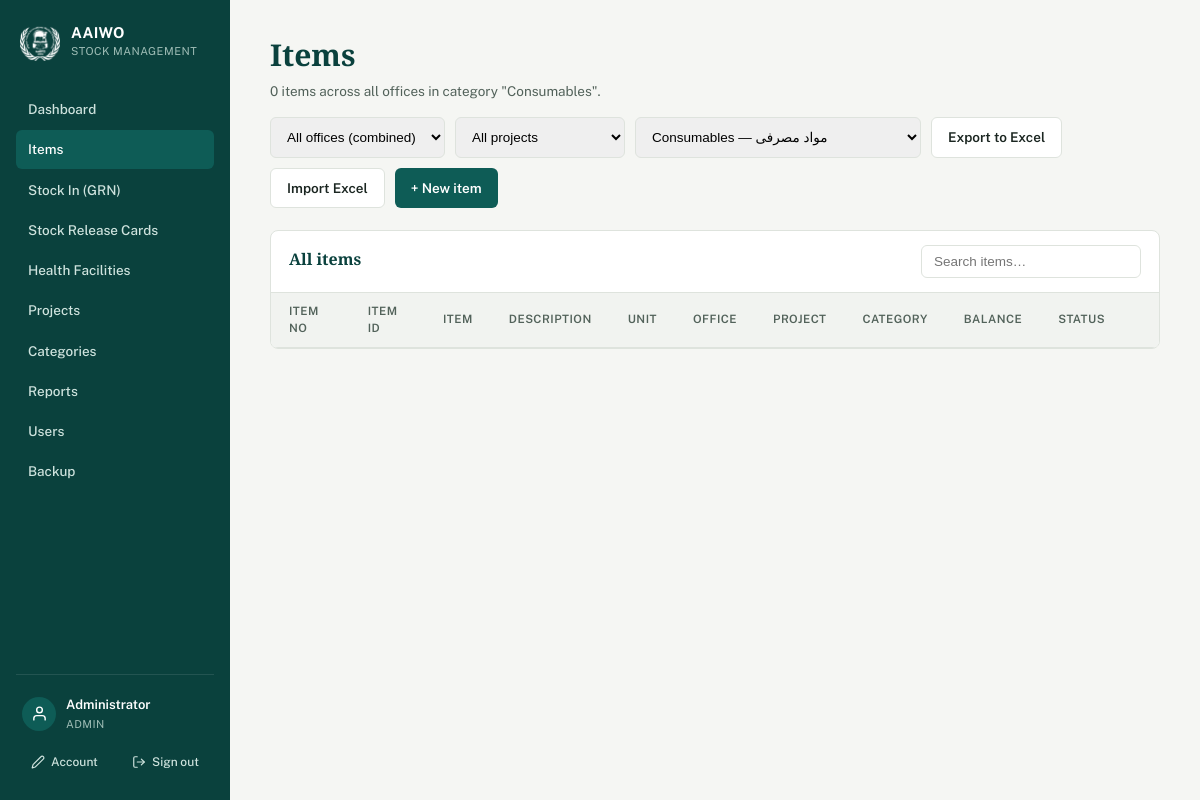
The app's page /items?category=1 (signed in) with its own data.
### tables this page shows
CREATE TABLE Users (
            UserID INTEGER PRIMARY KEY AUTOINCREMENT,
            Username TEXT NOT NULL UNIQUE,
            PasswordHash TEXT NOT NULL,
            FullName TEXT,
            Role TEXT NOT NULL DEFAULT 'staff',
            Active INTEGER NOT NULL DEFAULT 1,
            MustChangePassword INTEGER NOT NULL DEFAULT 0,
            CreatedAt TEXT NOT NULL DEFAULT (datetime('now'))
        , FailedLoginAttempts INTEGER NOT NULL DEFAULT 0, LockedUntil TEXT, Office TEXT);

CREATE TABLE ItemCategories (
        CategoryID INTEGER PRIMARY KEY AUTOINCREMENT,
        CategoryName TEXT NOT NULL,
        CategoryNameLocal TEXT,
        CreatedAt TEXT
    );

### config/db.php (called while the page is built, shortened)
<?php
function db_file_path(): string {
    return __DIR__ . '/../data/stock_management.sqlite';
}
function db(): PDO {
    static $pdo = null;
    if ($pdo === null) {
        $path = db_file_path();
        $pdo = new PDO('sqlite:' . $path);
        $pdo->setAttribute(PDO::ATTR_ERRMODE, PDO::ERRMODE_EXCEPTION);
        $pdo->setAttribute(PDO::ATTR_DEFAULT_FETCH_MODE, PDO::FETCH_ASSOC);
        $pdo->exec('PRAGMA foreign_keys = ON');
        stockapp_migrate($pdo);
    }
    return $pdo;
}
function stockapp_migrate(PDO $pdo): void {
    $pdo->exec("
        CREATE TABLE IF NOT EXISTS Users (
            UserID INTEGER PRIMARY KEY AUTOINCREMENT,
            Username TEXT NOT NULL UNIQUE COLLATE NOCASE,
            PasswordHash TEXT NOT NULL,
            FullName TEXT,
            Role TEXT NOT NULL DEFAULT 'staff',
            Active INTEGER NOT NULL DEFAULT 1,
            MustChangePassword INTEGER NOT NULL DEFAULT 0,
            CreatedAt TEXT NOT NULL DEFAULT (datetime('now'))
        )
    ");
    $auditCols = [
        'CreatedByUserID' => 'INTEGER',
        'UpdatedByUserID' => 'INTEGER',
        'CreatedAt' => 'TEXT',
        'UpdatedAt' => 'TEXT',
        'GroupName' => 'TEXT',
    ];
    foreach (['StockReceipts', 'StockReleases'] as $table) {
        $existing = array_column($pdo->query('PRAGMA table_info(' . $table . ')')->fetchAll(), 'name');
    }
    $stockReleasesExists = (bool)$pdo->query("SELECT name FROM sqlite_master WHERE type='table' AND name='StockReleases'")->fetchColumn();
    if ($stockReleasesExists) {
        $existingReleaseCols = array_column($pdo->query('PRAGMA table_info(StockReleases)')->fetchAll(), 'name');
    }
    $pdo->exec('CREATE TABLE IF NOT EXISTS Projects (
        ProjectID INTEGER PRIMARY KEY AUTOINCREMENT,
        ProjectName TEXT NOT NULL,
        Description TEXT,
        CreatedByUserID INTEGER,
        CreatedAt TEXT,
        UpdatedByUserID INTEGER,
        UpdatedAt TEXT
    )');
    foreach (['Items', 'StockReceipts', 'StockReleases'] as $projectTable) {
        $existingCols = array_column($pdo->query('PRAGMA table_info(' . $projectTable . ')')->fetchAll(), 'name');
    }
    $categoriesExisted = (bool)$pdo->query("SELECT name FROM sqlite_master WHERE type='table' AND name='ItemCategories'")->fetchColumn();
    $pdo->exec('CREATE TABLE IF NOT EXISTS ItemCategories (
        CategoryID INTEGER PRIMARY KEY AUTOINCREMENT,
        CategoryName TEXT NOT NULL,
        CategoryNameLocal TEXT,
        CreatedAt TEXT
    )');
    $existingItemCols = array_column($pdo->query('PRAGMA table_info(Items)')->fetchAll(), 'name');
    $existingUserCols = array_column($pdo->query('PRAGMA table_info(Users)')->fetchAll(), 'name');
    foreach (['Items', 'HealthFacilities', 'StockReceipts', 'StockReleases'] as $table) {
        $tableExists = (bool)$pdo->query("SELECT name FROM sqlite_master WHERE type='table' AND name='$table'")->fetchColumn();
        $cols = array_column($pdo->query('PRAGMA table_info(' . $table . ')')->fetchAll(), 'name');
    }
    $hfTableExists = (bool)$pdo->query("SELECT name FROM sqlite_master WHERE type='table' AND name='HealthFacilities'")->fetchColumn();
    if ($hfTableExists) {
        $existingHfCols = array_column($pdo->query('PRAGMA table_info(HealthFacilities)')->fetchAll(), 'name');
    }
    $itemsTableExists = (bool)$pdo->query("SELECT name FROM sqlite_master WHERE type='table' AND name='Items'")->fetchColumn();
    if ($itemsTableExists) {
        $existingItemCols = array_column($pdo->query('PRAGMA table_info(Items)')->fetchAll(), 'name');
    }
    $userCount = (int)$pdo->query('SELECT COUNT(*) FROM Users')->fetchColumn();
}

### includes/functions.php (the view, shortened to what this page needs)
<?php
require_once __DIR__ . '/../config/db.php';
function h(?string $s): string {
    return htmlspecialchars($s ?? '', ENT_QUOTES, 'UTF-8');
}
function current_user(): ?array {
    return $_SESSION['user_full'] ?? null;
}
function require_login(): void {
    $stmt = db()->prepare('SELECT * FROM Users WHERE UserID = ?');
    $stmt->execute([$_SESSION['user']['UserID']]);
}
function is_admin(): bool {
    return (current_user()['Role'] ?? '') === 'admin';
}
function office_options(): array {
    return ['provincial' => 'Provincial Office', 'main' => 'Main Office'];
}
function office_scope(): ?string {
    if (is_admin()) {
        $requested = $_GET['office'] ?? $_POST['office'] ?? '';
        return array_key_exists($requested, office_options()) ? $requested : null;
    }
    $mine = current_user()['Office'] ?? null;
    return $mine !== null && array_key_exists($mine, office_options()) ? $mine : '__unassigned__';
}
function project_scope() {
    $raw = trim((string)($_GET['project'] ?? $_POST['project'] ?? ''));
    return '__all__';
}
function project_condition(string $column, $project): array {
    return ['', []];
}
function all_projects(): array {
    return db()->query('SELECT * FROM Projects ORDER BY ProjectName')->fetchAll();
}
function project_options_html($selected, bool $includeAll = false): string {
    $selected = (string)$selected;
    $out = '';
    if ($includeAll) {
        $out .= '<option value=""' . ($selected === '' ? ' selected' : '') . '>All projects</option>';
    }
    $out .= '<option value="none"' . ($selected === 'none' ? ' selected' : '') . '>No project</option>';
    foreach (all_projects() as $p) {
        $val = (string)(int)$p['ProjectID'];
        $out .= '<option value="' . $val . '"' . ($selected === $val ? ' selected' : '') . '>'
              . h($p['ProjectName']) . '</option>';
    }
    return $out;
}
function category_scope() {
    $raw = trim((string)($_GET['category'] ?? $_POST['category'] ?? ''));
    if ($raw !== '' && ctype_digit($raw)) return (int)$raw;
    return '__all__';
}
function category_condition(string $column, $category): array {
    if ($category !== '__all__' && ctype_digit((string)$category)) {
        return [" AND $column = " . (int)$category, []];
    }
    return ['', []];
}
function all_categories(): array {
    return db()->query('SELECT * FROM ItemCategories ORDER BY CategoryName')->fetchAll();
}
function category_name(?int $id): string {
    $stmt = db()->prepare('SELECT CategoryName FROM ItemCategories WHERE CategoryID = ?');
    $stmt->execute([$id]);
    return (string)($stmt->fetchColumn() ?: '');
}
function category_options_html($selected, bool $includeAll = false): string {
    $selected = (string)$selected;
    $out = '';
    if ($includeAll) {
        $out .= '<option value=""' . ($selected === '' ? ' selected' : '') . '>All categories</option>';
    }
    $out .= '<option value="none"' . ($selected === 'none' ? ' selected' : '') . '>No category</option>';
    foreach (all_categories() as $c) {
        $val = (string)(int)$c['CategoryID'];
        $out .= '<option value="' . $val . '"' . ($selected === $val ? ' selected' : '') . '>'
              . h($c['CategoryName'])
              . ($c['CategoryNameLocal'] ? ' — ' . h($c['CategoryNameLocal']) : '')
              . '</option>';
    }
    return $out;
}

### includes/header.php (shortened to what this page needs)
<?php
require_once __DIR__ . '/functions.php';
$me = current_user();
$current = basename($_SERVER['SCRIPT_NAME']);
$importType = $_GET['type'] ?? ($_POST['import_type'] ?? '');
$isImportGrn = ($current === 'import.php' && $importType !== 'card');
$isImportCard = ($current === 'import.php' && $importType === 'card');
?>
<!DOCTYPE html>
<html lang="en">
<head>
<?php
$cssPath = __DIR__ . '/../assets/style.css';
$cssVer = is_file($cssPath) ? filemtime($cssPath) : 1;
?>
<link rel="stylesheet" href="<?= isset($assetPrefix) ? $assetPrefix : '' ?>assets/style.css?v=<?= $cssVer ?>">
</head>
<body>
<div class="shell">
  <aside class="sidebar">
    <div class="brand" title="Afghan Alfouz Innovational Welfare Organization">
      <img src="<?= isset($assetPrefix) ? $assetPrefix : '' ?>assets/logo-white.png" alt="AAIWO" class="brand-mark-logo">
      <div>
        <div class="brand-title">AAIWO</div>
        <div class="brand-sub">Stock Management</div>
      </div>
    </div>
    <nav>
      <a href="index" class="<?= $current==='index.php'?'active':'' ?>">Dashboard</a>
      <a href="items" class="<?= in_array($current, ['items.php','item_form.php','import_items.php','export_items.php'], true) ? 'active' : '' ?>">Items</a>
      <a href="receipts" class="<?= (in_array($current, ['receipts.php','receipt_form.php','receipt_view.php','export_excel.php'], true) || $isImportGrn) ? 'active' : '' ?>">Stock In (GRN)</a>
      <a href="releases" class="<?= (in_array($current, ['releases.php','release_form.php','release_view.php','export_excel.php'], true) || $isImportCard) ? 'active' : '' ?>">Stock Release Cards</a>
      <a href="health_facilities" class="<?= in_array($current, ['health_facilities.php','hf_form.php','import_hf.php','export_hf.php'], true) ? 'active' : '' ?>">Health Facilities</a>
      <?php if (($me['Role'] ?? '') === 'admin'): ?>
        <a href="projects" class="<?= in_array($current, ['projects.php','project_form.php'], true) ? 'active' : '' ?>">Projects</a>
        <a href="categories" class="<?= in_array($current, ['categories.php','category_form.php'], true) ? 'active' : '' ?>">Categories</a>
        <a href="reports" class="<?= $current==='reports.php'?'active':'' ?>">Reports</a>
        <a href="users" class="<?= $current==='users.php'||$current==='user_form.php'?'active':'' ?>">Users</a>
        <a href="backup" class="<?= $current==='backup.php'?'active':'' ?>">Backup</a>
      <?php endif; ?>
    </nav>
    <div class="sidebar-account">
      <div class="account-card">
        <span class="account-avatar" aria-hidden="true">
          <svg viewBox="0 0 24 24" fill="none" stroke="currentColor" stroke-width="2" stroke-linecap="round" stroke-linejoin="round"><path d="M20 21v-2a4 4 0 0 0-4-4H8a4 4 0 0 0-4 4v2"></path><circle cx="12" cy="7" r="4"></circle></svg>
        </span>
        <div class="account-meta">
          <div class="account-name"><?= h($me['FullName'] ?? '') ?></div>
          <div class="account-role">
            <?= h(ucfirst($me['Role'] ?? '')) ?>
          </div>
        </div>
      </div>
      <div class="account-actions">
        <a href="my_account" class="account-action" title="My account">
          <svg viewBox="0 0 24 24" fill="none" stroke="currentColor" stroke-width="2" stroke-linecap="round" stroke-linejoin="round"><path d="M17 3a2.85 2.83 0 1 1 4 4L7.5 20.5 2 22l1.5-5.5Z"></path></svg>
          <span>Account</span>
        </a>
        <a href="logout" class="account-action" title="Sign out">
          <svg viewBox="0 0 24 24" fill="none" stroke="currentColor" stroke-width="2" stroke-linecap="round" stroke-linejoin="round"><path d="M9 21H5a2 2 0 0 1-2-2V5a2 2 0 0 1 2-2h4"></path><polyline points="16 17 21 12 16 7"></polyline><line x1="21" y1="12" x2="9" y2="12"></line></svg>
          <span>Sign out</span>
        </a>
      </div>
    </div>
  </aside>
  <main class="content">

### items.php (shortened to what this page needs)
<?php
require __DIR__ . '/includes/functions.php';
require_login();
$scope = office_scope();
$project = project_scope();
$category = category_scope();
require __DIR__ . '/includes/header.php';
$codeOrder = 'i.Office, CAST(SUBSTR(i.ItemCode, INSTR(i.ItemCode, \'-\') + 1) AS INTEGER)';
[$pSql, $pParams] = project_condition('i.ProjectID', $project);
[$cSql, $cParams] = category_condition('i.CategoryID', $category);
if ($scope === '__unassigned__') {
    $items = [];
} elseif ($pSql !== '' || $cSql !== '') {
    $items = db()->prepare("
        SELECT i.*,
          COALESCE((SELECT SUM(Quantity) FROM StockReceiptDetails WHERE ItemID=i.ItemID),0)
          - COALESCE((SELECT SUM(Quantity) FROM StockReleaseDetails WHERE ItemID=i.ItemID),0) AS Balance
        FROM Items i WHERE 1=1$pSql$cSql ORDER BY $codeOrder
    ");
    $items->execute(array_merge($pParams, $cParams));
    $items = $items->fetchAll();
}
?>
<div class="page-head">
  <div>
    <h1>Items</h1>
    <p><?= count($items) ?> items <?= is_admin() ? h($scope === null ? 'across all offices' : ('in ' . office_label($scope))) : '' ?><?= $project !== '__all__' ? h($project === 'none' ? ' with no project' : (' in "' . project_name($project) . '"')) : '' ?><?= $category !== '__all__' ? h($category === 'none' ? ' with no category' : (' in category "' . category_name($category) . '"')) : '' ?>.</p>
  </div>
  <div style="display:flex;gap:10px;flex-wrap:wrap;">
    <?php if (is_admin()): ?>
      <select id="officeFilter" class="search-box" style="min-width:170px;" onchange="applyItemFilters()">
        <option value="">All offices (combined)</option>
      </select>
    <?php endif; ?>
    <select id="projectFilter" class="search-box" style="min-width:170px;" onchange="applyItemFilters()" title="Show only one project's items">
      <?= project_options_html($project === '__all__' ? '' : $project, true) ?>
    </select>
    <select id="categoryFilter" class="search-box" style="min-width:170px;" onchange="applyItemFilters()" title="Show only one category's items">
      <?= category_options_html($category === '__all__' ? '' : $category, true) ?>
    </select>
    <a class="btn secondary" href="export_items<?= $scope !== null ? ('?office=' . urlencode($scope)) : '' ?>" title="Export the item master list to Excel">Export to Excel</a>
    <a class="btn secondary" href="import_items">Import Excel</a>
    <a class="btn" href="item_form<?= $project !== '__all__' ? ('?project=' . urlencode((string)$project)) : '' ?><?= $category !== '__all__' ? ($project !== '__all__' ? '&' : '?') . 'category=' . urlencode((string)$category) : '' ?>">+ New item</a>
  </div>
</div>
<div class="panel">
  <div class="panel-head">
    <h2>All items</h2>
    <input class="search-box" id="itemSearch" placeholder="Search items…" onkeyup="filterTable('itemSearch','itemTable')">
  </div>
  <table id="itemTable">
    <thead><tr><th>Item No</th><th>Item Id</th><th>Item</th><th>Description</th><th>Unit</th><?php if (is_admin()): ?><th>Office</th><?php endif; ?><th>Project</th><th>Category</th><th class="num">Balance</th><th>Status</th><th></th></tr></thead>
  </table>
</div>
<?php require __DIR__ . '/includes/footer.php'; ?>

### records on screen
users: FullName "Administrator", Role "ADMIN"
itemcategories: CategoryName "in category \"Consumables\""

### other values on screen
count($items) "0"
form field value "Consumables — مواد مصرفی"
